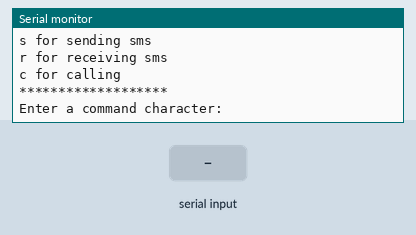
The sketch below on a simulated ESP8266 (NodeMCU). Shown: the last lines printed to the serial monitor. Inputs (shaded band) come from the test bench. The modem accepts every AT command (registered, SIM ready, sends succeed) and sends nothing else.

Above: at 5.2 s.
5.3 s: "s\n" received over Serial
At 8.1 s:
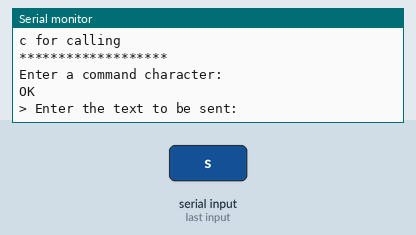
8.3 s: "s\n" received over the second serial link
10.9 s: "r\n" received over Serial
At 13.8 s:
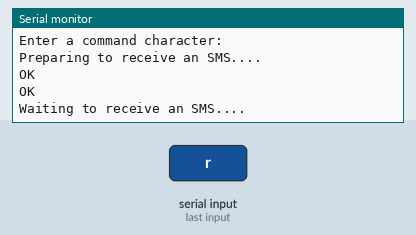
13.9 s: "r\n" received over the second serial link
At 15.6 s:
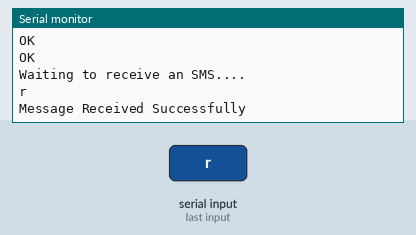
16.4 s: "c\n" received over Serial
At 19.9 s:
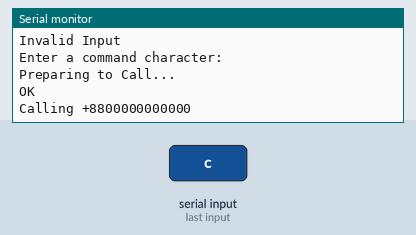

The sketch:

gsmtest.ino
```cpp
#include <SoftwareSerial.h>
//For connecting with wemos uncomment the For Wemos lines, comment the For Arduino lines
//SoftwareSerial gsm(D7, D8, false, 256); // Rx, Tx //For Wemos
SoftwareSerial gsm(7, 8); //Rx, Tx //For Arduino

String sms, cellno = "+8800000000000"; // USE INTERNATIONAL FORMAT CODE FOR MOBILE NUMBERS


char RcvdMsg[200] = " ", MsgMob[15], MsgTxt[200]=" ";
int RcvdCheck = 0, RcvdConf = 0, aindex = 0, RcvdEnd = 0, MsgLength = 0;
boolean flag=false;

void setup(){
  //Serial.begin(115200); //For Wemos
  //gsm.begin(115200); //For Wemos
  Serial.begin(9600); //For Arduino
  gsm.begin(9600); //For Arduino
  delay(1000);
  Serial.println("Checking & Preparing GSM Module for AT Commands");
  gsm.println("AT");
  ShowSerialData();
  gsm.println("AT+CSQ");  //Signal Quality Report
  ShowSerialData();
  gsm.println("AT+CREG?");  //Attach or Detach  from Gprs Service
  ShowSerialData();
  Serial.println("******************* \nCommand Characters \ns for sending sms \nr for receiving sms \nc for calling \n*******************");
}

void loop(){
  Serial.println("Enter a command character:");
  while(!Serial.available()){
    //Do Nothing
  }
  if (Serial.available()){
    switch(Serial.read()){
      case 's':
        SendMessage();
        break;
      case 'r':
        ReceiveMessage();
        break;
      case 'c':
        GiveCall();
        break;
      default:
        Serial.println("Invalid Input");
    }
  }
    delay(1000);
}

void SendMessage(){
  gsm.println("AT+CMGF=1");    //Sets the GSM Module in Text Mode
  ShowSerialData();
  gsm.print("AT+CMGS=\"");
  gsm.print(cellno);
  gsm.println("\"\r");
  ShowSerialData();
  Serial.println("Enter the text to be sent:");
  while(!Serial.available()){
    //Do Nothing
  }
  if (Serial.available()){
  sms = Serial.readString();
  }
  gsm.println(sms);// The SMS text you want to send
  delay(100);
  gsm.println((char)26);// ASCII code of CTRL+Z
  ShowSerialData();
  gsm.println("AT+CMGF=0");    //Sets the GSM Module in PDU Mode
  ShowSerialData();
  Serial.println("SMS sent");
}

void ReceiveMessage(){
  Serial.println("Preparing to receive an SMS....");
  gsm.println("AT+CMGF=1");    //Sets the GSM Module in Text Mode
  ShowSerialData();
  gsm.println("AT+CNMI=2,2,0,0,0"); // AT Command to receive a live SMS
  ShowSerialData();
  Serial.println("Waiting to receive an SMS....");
  while(!gsm.available()){
    //Do Nothing
  }
  if(gsm.available()){
    //ReceSMS();
   ShowSerialData();
   Serial.println();
   Serial.println("Message Received Successfully");
  }
  gsm.println("AT+CMGF=0\"n\"r");    //Sets the GSM Module in PDU Mode
  //gsm.println("AT+CMGL=\"ALL\"");
  ShowSerialData();
}

void GiveCall() {
  Serial.println("Preparing to Call...");
  gsm.print("ATD");
  gsm.print(cellno);
  gsm.println(";");
  ShowSerialData();
  Serial.print("Calling ");
  Serial.println(cellno);
  delay(20000); //Hang up after 20 seconds
  // AT command to hang up
  gsm.println("ATH"); // hang up
  ShowSerialData();
  Serial.println("Hunged UP!!!");

}

void ReceSMS(){
  //boolean flag=false;
  if(gsm.available()){
    char data = gsm.read();
    if(data == '+'){
      RcvdCheck = 1;
    }
    if((data == 'C') && (RcvdCheck == 1)){
      RcvdCheck = 2;
    }
    if((data == 'M') && (RcvdCheck == 2)){
      RcvdCheck = 3;
    }
    if((data == 'T') && (RcvdCheck == 3)){
      RcvdCheck = 4;
    }
    if(RcvdCheck == 4){
      aindex = 0;
      RcvdConf = 1;
      RcvdCheck = 0;
      flag=true;
    }
    if(RcvdConf == 1){
      if(data == '\n'){
        RcvdEnd++;
      }
      if(RcvdEnd == 3){
      RcvdEnd = 0;
      }
      RcvdMsg[aindex] = data;
      aindex++;
      if(RcvdEnd == 2){
        RcvdConf = 0;
        MsgLength = aindex-2;
      }
      if(RcvdConf == 0){
        Serial.print("Mobile Number is: ");
        for(int x = 4;x <17;x++){
          MsgMob[x-4] = RcvdMsg[x];
          Serial.print(MsgMob[x-4]);
        }
        Serial.println();
        Serial.print("Message Text: ");
        for(int x = 46;x <MsgLength;x++){
          MsgTxt[x-46] = RcvdMsg[x];
        }
        for (int i=0;i<200;i++){
          Serial.print(MsgTxt[i]);
        }
        Serial.println();
      }
    }
  }
  //return flag;
}

void ShowSerialData(){ //Show serial data
  delay(1000);
  while(gsm.available()!=0)
    Serial.write(gsm.read());
    //Serial.println();
}
```

Measured:
- after the input at 5.3 s, the serial monitor: prints a new line after 2.0 s (image 1)
- after the input at 10.9 s, the serial monitor: prints a new line after 0.51 s (image 2)
- after the input at 13.9 s, the serial monitor: prints a new line after 1.0 s (image 3)
- after the input at 16.4 s, the serial monitor: prints a new line after 1.5 s (image 4)
